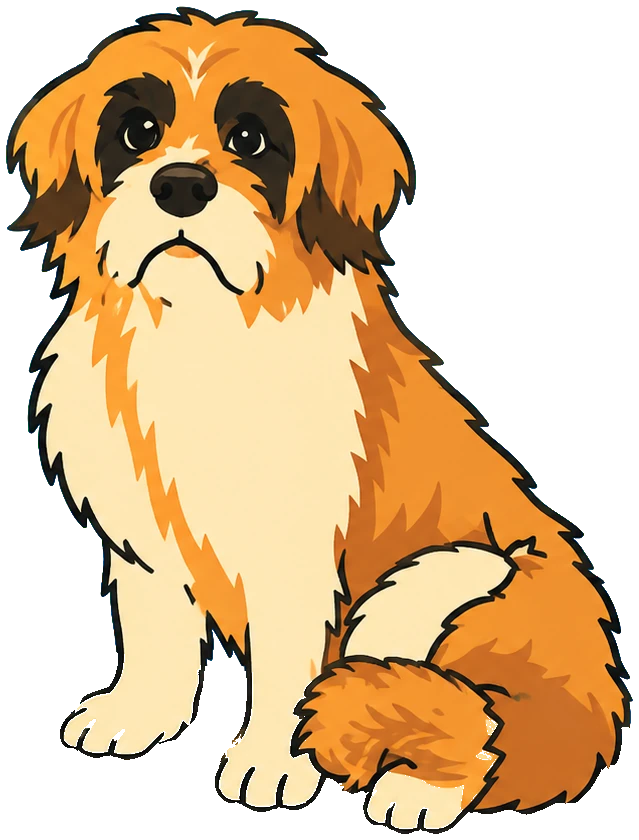
#> input picture assets/dog.webp, 639 x 840 px
$ python blink_dog.py
#> lines starting #> are read from the running program, lines starting #| are printed output that depends on the picture
#!/usr/bin/env python3
"""Paints the dog with its eyes shut, for its blink: "can we make the dog blink occasionally?" (Carl, 6 Oct 2026).
Each eye (its black, its shine and its pale rim, inside EYES) is painted over in the dark patch round it, and a
charcoal lid drawn across it, curved down like a shut eye. Writes assets/dog-blink.webp beside assets/dog.webp, the
same size, so the room swaps one for the other. Run from the repo root: python3 studio/tools/blink_dog.py"""
import os
from PIL import Image, ImageDraw, ImageFilter

HERE = os.path.dirname(os.path.abspath(__file__))
SRC = os.path.join(HERE, '..', 'assets', 'dog.webp')
OUT = os.path.join(HERE, '..', 'assets', 'dog-blink.webp')
# each eye: its middle and its radii across and down, px on assets/dog.webp, read off it
EYES = [((141, 129), (23, 23)), ((245, 135), (24, 23))]
PATCH = (50, 40, 30)  # the dark patch round each eye
LID = (19, 19, 17)  # the drawing's outline

dog = Image.open(SRC).convert('RGBA')
#> dog is the input picture: PIL image 639x840 RGBA; mean R, G, B, A 167.9, 163.6, 103.2, 154.9
px = dog.load()
# the eye's own pixels: inside its oval and not the patch's brown nor the fur's orange (the black, the shine, the rim)
mask = Image.new('L', dog.size, 0)
#> mask: PIL image 639x840 L; every value is 0
mp = mask.load()
for (cx, cy), (rx, ry) in EYES:
    for y in range(cy - ry, cy + ry + 1):
        for x in range(cx - rx, cx + rx + 1):
            if ((x - cx) / rx) ** 2 + ((y - cy) / ry) ** 2 > 1:
                continue
            r, g, b, a = px[x, y]
            dark = r + g + b < 75
            pale = min(r, g, b) > 150 and max(r, g, b) - min(r, g, b) < 70
            if dark or pale:
                mp[x, y] = 255
mask = mask.filter(ImageFilter.MaxFilter(3)).filter(ImageFilter.GaussianBlur(1))
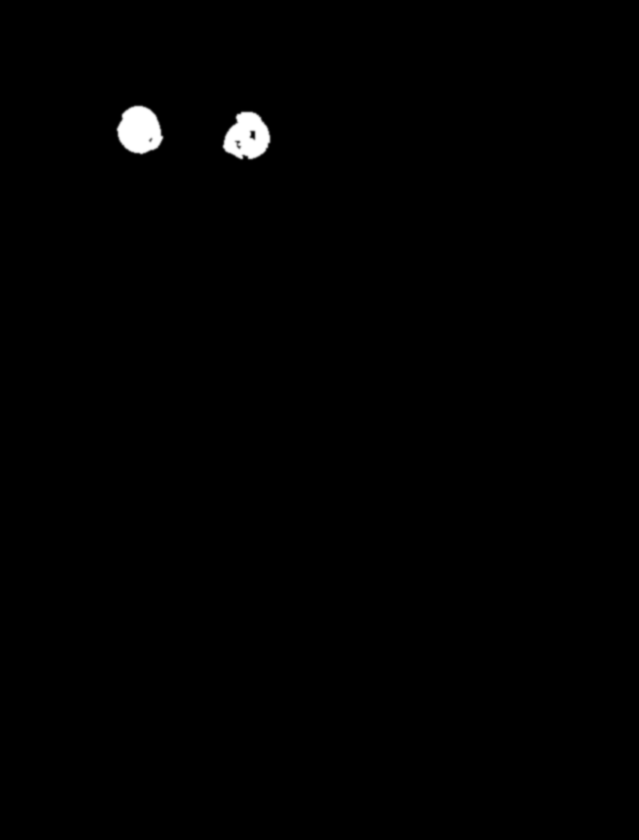
#> mask: PIL image 639x840 L; min 0, max 255, mean 1.5
# each eye painted in its own patch's brown: the middle of the patch's pixels in a ring round it
shut = Image.new('RGBA', dog.size, (0, 0, 0, 0))
#> shut: PIL image 639x840 RGBA; every value is 0
sd = ImageDraw.Draw(shut)
for (cx, cy), (rx, ry) in EYES:
    ring = []
    for y in range(cy - 2 * ry, cy + 2 * ry):
        for x in range(cx - 2 * rx, cx + 2 * rx):
            e = ((x - cx) / rx) ** 2 + ((y - cy) / ry) ** 2
            r, g, b, a = px[x, y]
            if 1.4 < e < 3.5 and 75 <= r + g + b < 200 and r - b < 45:
                ring.append((r, g, b))
    col = tuple(sorted(c[i] for c in ring)[len(ring) // 2] for i in range(3)) if ring else PATCH
    sd.ellipse((cx - rx - 3, cy - ry - 3, cx + rx + 3, cy + ry + 3), fill=col + (255,))
shut.putalpha(Image.composite(mask, Image.new('L', dog.size, 0), shut.split()[3]))
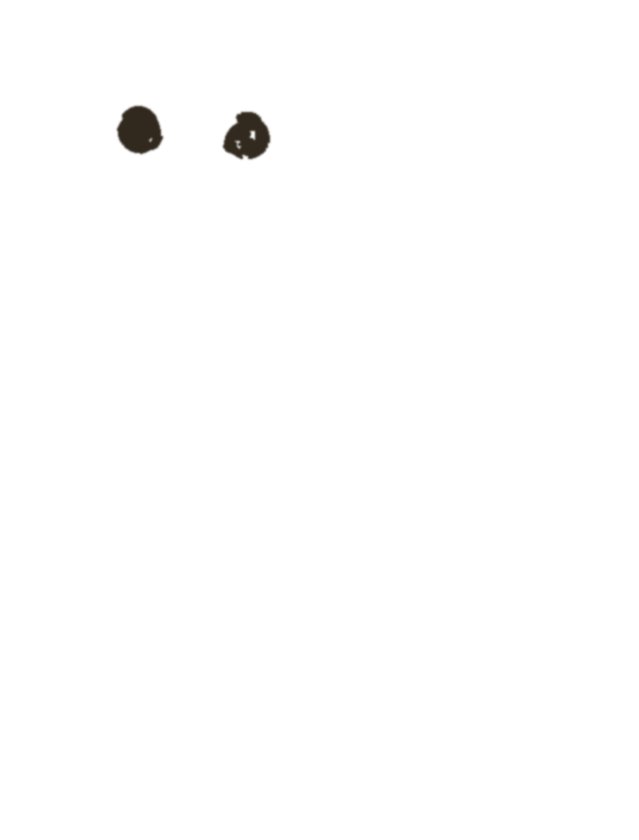
#> shut: PIL image 639x840 RGBA; mean R, G, B, A 0.4, 0.3, 0.3, 1.5; transparent parts drawn white
d = ImageDraw.Draw(shut)
for (cx, cy), (rx, ry) in EYES:
    # the lid, a little below the eye's middle, its ends turned up
    d.arc((cx - rx * 0.95, cy - ry * 0.6, cx + rx * 0.95, cy + ry * 0.5), 15, 165, fill=LID + (255,), width=5)
out = dog.copy()
out.alpha_composite(shut)
# only where the dog is: none of it past the drawing's edge
out.putalpha(dog.split()[3])
out.save(OUT, 'WEBP', quality=90, method=6, exact=True)
print('wrote', OUT, out.size)
#| wrote tools/../assets/dog-blink.webp (639, 840)
